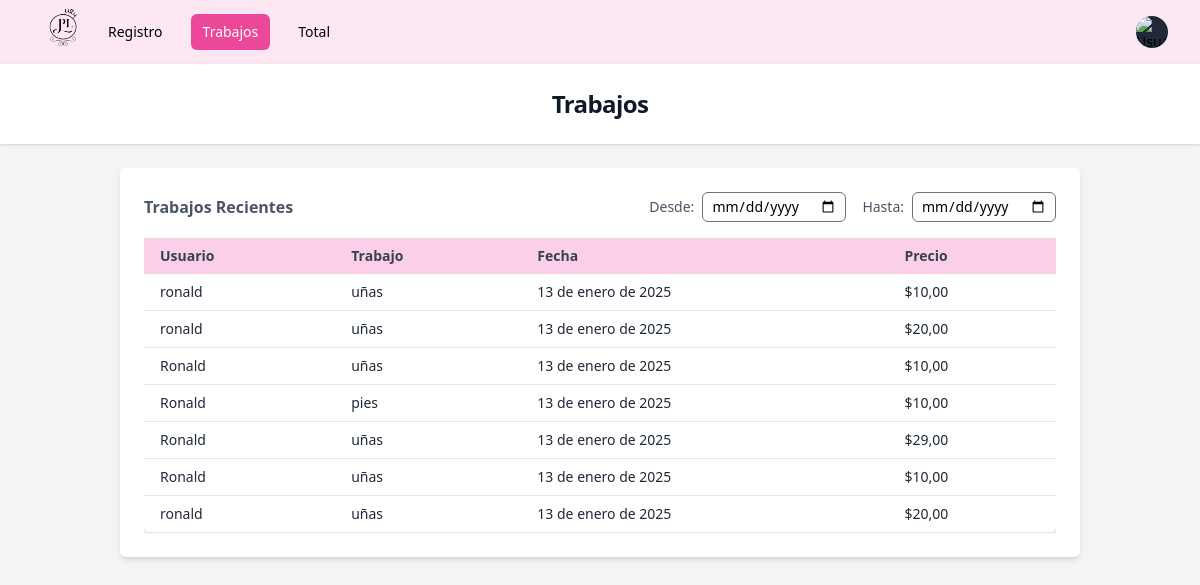
Page /jobs/ (signed in) on the earlier database version.
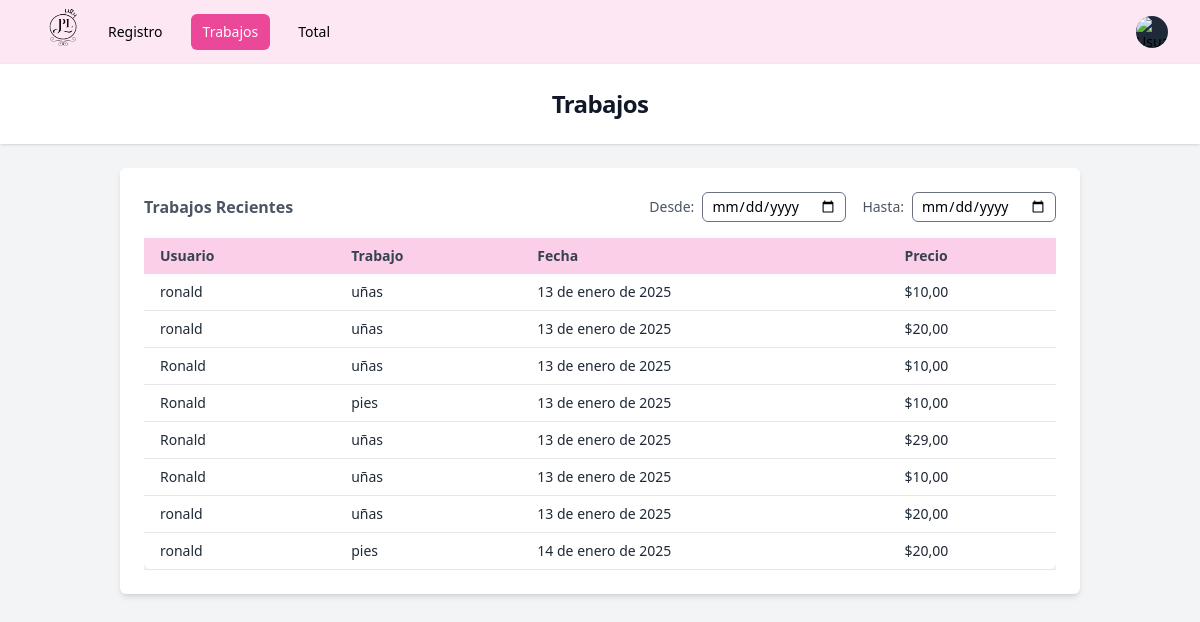
Same page on the later database version.
### users/models.py (models this page shows, shortened)
class Trabajo(models.Model):
    usuario= models.ForeignKey(User, on_delete=models.CASCADE) #relacion con el usario
    trabajo=models.CharField(max_length=255)#campo de trabajo
    monto=models.DecimalField(max_digits=10, decimal_places=2)
    fecha_registro= models.DateField(auto_now_add=True)

### users/views.py (the view)
# urls.py: path('jobs/',views.jobs,name='jobs'),
@login_required
def jobs(request):
    from_date = request.GET.get('from-date')
    to_date = request.GET.get('to-date')
    if from_date and to_date:
        trabajos = Trabajo.objects.filter(
            fecha_registro__gte=from_date,  # fecha mayor o igual a 'Desde'
            fecha_registro__lte=to_date     # fecha menor o igual a 'Hasta'
        )
    else:
        trabajos = Trabajo.objects.all()
    return render(request, 'jobs.html', {'trabajos': trabajos})

### theme/templates/jobs.html (shortened to what this page needs)
{% extends 'base.html' %}
{% block header %}
<h1 class="text-xl md:text-2xl font-bold tracking-tight text-gray-900">Trabajos</h1>
{% endblock %}
{% block content %}
<div class="mx-auto max-w-5xl px-4 py-6 sm:px-6 lg:px-8">
    <div class="bg-white p-4 md:p-6 rounded-md shadow-md">
        <div class="flex flex-wrap justify-between items-center pb-4">
            <h2 class="text-gray-600 font-semibold text-sm md:text-base">Trabajos Recientes</h2>
            <form method="GET" action="{% url 'jobs' %}" class="flex flex-wrap items-center gap-4 mt-2 md:mt-0" id="filter-form">
                <div class="flex flex-col md:flex-row md:items-center space-y-2 md:space-y-0">
                    <label for="from-date" class="text-gray-600 text-xs md:text-sm md:mr-2">Desde:</label>
                    <input id="from-date" name="from-date" type="date" class="border rounded-md px-2 py-1 text-xs md:text-sm" onchange="checkAndSubmit()" />
                </div>
                <div class="flex flex-col md:flex-row md:items-center space-y-2 md:space-y-0">
                    <label for="to-date" class="text-gray-600 text-xs md:text-sm md:mr-2">Hasta:</label>
                    <input id="to-date" name="to-date" type="date" class="border rounded-md px-2 py-1 text-xs md:text-sm" onchange="checkAndSubmit()" />
                </div>
            </form>
        </div>
        <div class="overflow-x-auto">
            <table class="min-w-full bg-white shadow-md rounded-lg">
                <thead class="bg-pink-200">
                    <tr>
                        <th class="text-left px-2 md:px-4 py-2 text-xs md:text-sm font-semibold text-gray-700">Usuario</th>
                        <th class="text-left px-2 md:px-4 py-2 text-xs md:text-sm font-semibold text-gray-700">Trabajo</th>
                        <th class="text-left px-2 md:px-4 py-2 text-xs md:text-sm font-semibold text-gray-700">Fecha</th>
                        <th class="text-left px-2 md:px-4 py-2 text-xs md:text-sm font-semibold text-gray-700">Precio</th>
                    </tr>
                </thead>
                <tbody>
                    {% for trabajo in trabajos %}
                    <tr class="border-b">
                        <td class="px-2 md:px-4 py-2 text-xs md:text-sm text-gray-800">{{ trabajo.usuario.username }}</td>
                        <td class="px-2 md:px-4 py-2 text-xs md:text-sm text-gray-800">{{ trabajo.trabajo }}</td>
                        <td class="px-2 md:px-4 py-2 text-xs md:text-sm text-gray-800">{{ trabajo.fecha_registro }}</td>
                        <td class="px-2 md:px-4 py-2 text-xs md:text-sm text-gray-800">${{ trabajo.monto }}</td>
                    </tr>
                    {% empty %}
                    <tr>
                        <td colspan="4" class="text-center px-2 md:px-4 py-2 text-xs md:text-sm text-gray-600">No hay trabajos registrados.</td>
                    </tr>
                    {% endfor %}
                </tbody>
            </table>
        </div>
    </div>
</div>
{% endblock %}

Differences in the rows shown:
added Trabajo: usuario.username "ronald", trabajo "pies", fecha_registro "14 de enero de 2025", monto "20,00"
